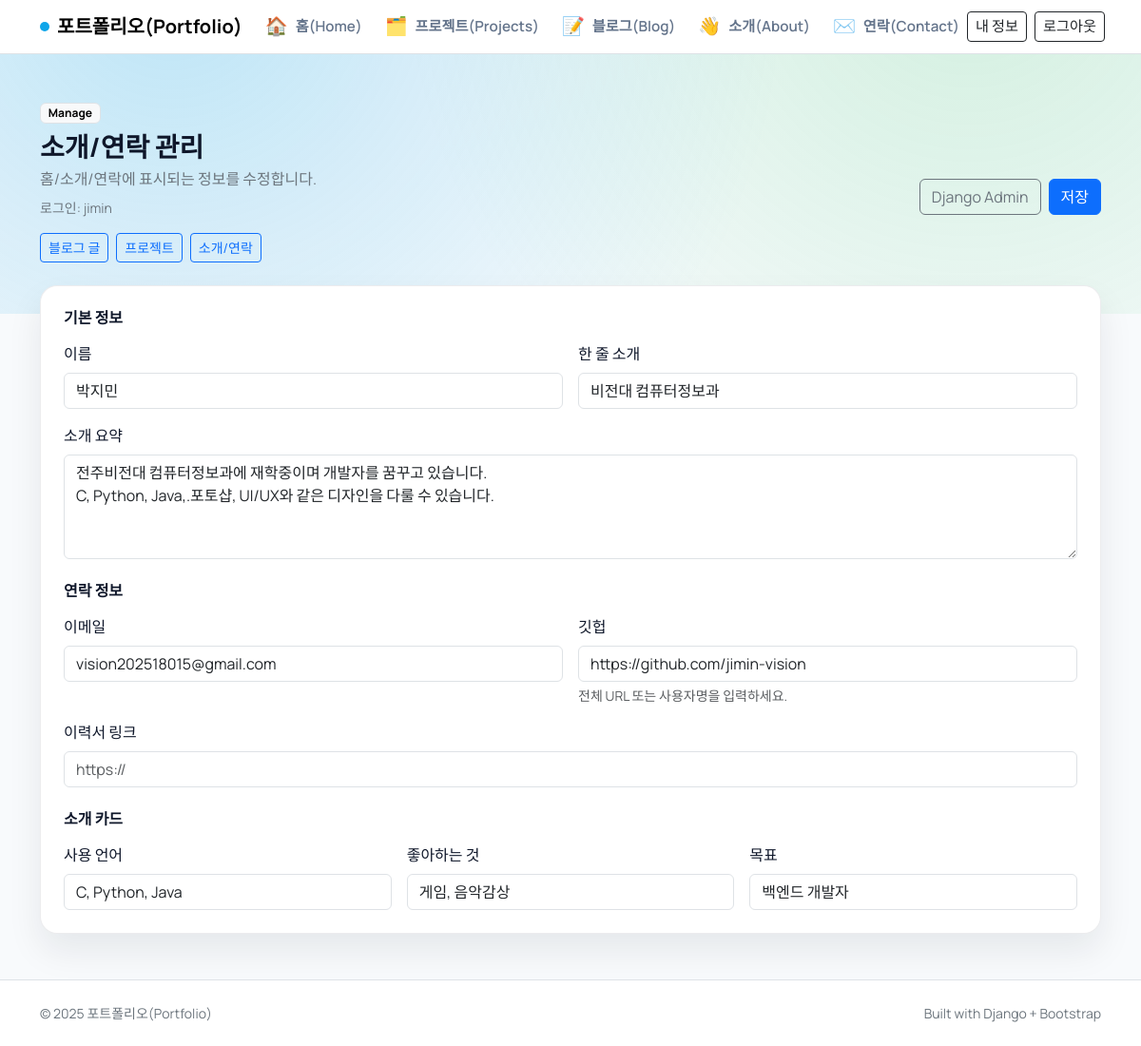
The app's page /manage/profile/ (signed in) with its own data.
### pages/models.py (models this page shows, shortened)
class Profile(models.Model):
    user = models.OneToOneField(
        settings.AUTH_USER_MODEL,
        on_delete=models.CASCADE,
        related_name="profile",
    )
    name = models.CharField(max_length=100, blank=True)
    headline = models.CharField(max_length=200, blank=True)
    summary = models.TextField(blank=True)
    email = models.EmailField(blank=True)
    github = models.CharField(max_length=200, blank=True)
    resume = models.URLField(blank=True)
    focus_language = models.CharField(max_length=200, blank=True)
    focus_interest = models.CharField(max_length=200, blank=True)
    focus_goal = models.CharField(max_length=200, blank=True)
    updated_at = models.DateTimeField(auto_now=True)

### pages/manage_views.py (the view)
@login_required
def manage_profile_edit(request):
    profile, _ = Profile.objects.get_or_create(
        user=request.user,
        defaults={"name": request.user.get_full_name() or request.user.username},
    )
    if request.method == "POST":
        form = ProfileForm(request.POST, instance=profile)
        if form.is_valid():
            form.save()
            messages.success(request, "소개/연락 정보가 저장되었습니다.")
            return redirect("manage_profile_edit")
    else:
        form = ProfileForm(instance=profile)
    return render(request, "pages/manage/profile_form.html", {"form": form})

### pages/templates/pages/manage/profile_form.html (shortened to what this page needs)
{% extends "blog/manage/base.html" %}
{% block manage_title %}소개/연락 관리{% endblock %}
{% block manage_description %}홈/소개/연락에 표시되는 정보를 수정합니다.{% endblock %}
{% block manage_actions %}
  <a class="btn btn-outline-secondary" href="/admin/">Django Admin</a>
  <button class="btn btn-primary" type="submit" form="profile-form">저장</button>
{% endblock %}
{% block manage_content %}
<form id="profile-form" class="surface p-4" method="post">
  <div class="mb-4">
    <h2 class="h6 fw-bold mb-3">기본 정보</h2>
    <div class="row g-3">
      <div class="col-md-6">
        <label class="form-label" for="{{ form.name.id_for_label }}">{{ form.name.label }}</label>
        {{ form.name }}
      </div>
      <div class="col-md-6">
        <label class="form-label" for="{{ form.headline.id_for_label }}">{{ form.headline.label }}</label>
        {{ form.headline }}
      </div>
      <div class="col-12">
        <label class="form-label" for="{{ form.summary.id_for_label }}">{{ form.summary.label }}</label>
        {{ form.summary }}
      </div>
    </div>
  </div>
  <div class="mb-4">
    <h2 class="h6 fw-bold mb-3">연락 정보</h2>
    <div class="row g-3">
      <div class="col-md-6">
        <label class="form-label" for="{{ form.email.id_for_label }}">{{ form.email.label }}</label>
        {{ form.email }}
      </div>
      <div class="col-md-6">
        <label class="form-label" for="{{ form.github.id_for_label }}">{{ form.github.label }}</label>
        {{ form.github }}
        {% if form.github.help_text %}
          <div class="form-text">{{ form.github.help_text }}</div>
        {% endif %}
      </div>
      <div class="col-12">
        <label class="form-label" for="{{ form.resume.id_for_label }}">{{ form.resume.label }}</label>
        {{ form.resume }}
      </div>
    </div>
  </div>
  <div>
    <h2 class="h6 fw-bold mb-3">소개 카드</h2>
    <div class="row g-3">
      <div class="col-md-4">
        <label class="form-label" for="{{ form.focus_language.id_for_label }}">{{ form.focus_language.label }}</label>
        {{ form.focus_language }}
      </div>
      <div class="col-md-4">
        <label class="form-label" for="{{ form.focus_interest.id_for_label }}">{{ form.focus_interest.label }}</label>
        {{ form.focus_interest }}
      </div>
      <div class="col-md-4">
        <label class="form-label" for="{{ form.focus_goal.id_for_label }}">{{ form.focus_goal.label }}</label>
        {{ form.focus_goal }}
      </div>
    </div>
  </div>
</form>
{% endblock %}

### blog/templates/blog/manage/base.html (shortened to what this page needs)
{% extends "blog/base.html" %}
{% block content %}
<section class="mb-4 fade-up">
  <span class="badge text-bg-light border mb-2">Manage</span>
  <div class="d-flex flex-wrap align-items-center justify-content-between gap-3">
    <div>
      <h1 class="h3 fw-bold mb-1">{% block manage_title %}콘텐츠 관리{% endblock %}</h1>
      <p class="text-secondary mb-0">{% block manage_description %}블로그/프로젝트/소개·연락을 관리합니다.{% endblock %}</p>
      <div class="small text-secondary mt-2">로그인: {{ request.user.username }}</div>
      <div class="d-flex flex-wrap gap-2 mt-3">
        <a class="btn btn-sm btn-outline-primary" href="{% url 'manage_post_list' %}">블로그 글</a>
        <a class="btn btn-sm btn-outline-primary" href="{% url 'manage_project_list' %}">프로젝트</a>
        <a class="btn btn-sm btn-outline-primary" href="{% url 'manage_profile_edit' %}">소개/연락</a>
      </div>
    </div>
    <div class="d-flex flex-wrap gap-2">
      {% block manage_actions %}{% endblock %}
    </div>
  </div>
</section>
{% block manage_content %}{% endblock %}
{% endblock %}

### blog/templates/blog/base.html (style rules this page uses)
:root { --ink: #0f172a; --muted: #64748b; --accent: #0ea5e9; --accent-2: #22c55e; --surface: #ffffff; --border: rgba(15, 23, 42, 0.08); --radius: 18px; }
body { font-family: "Manrope", sans-serif; color: var(--ink); background: #f8fafc; min-height: 100vh; }
body::before { content: ""; position: fixed; inset: -10% 0 auto 0; height: 55vh; background: radial-gradient(circle at 15% 20%, rgba(14, 165, 233, 0.25), transparent 60%), radial-gradient(circle at 85% 15%, rgba(34, 197, 94, 0.18), transparent 55%); z-index: -1; }
.surface { background: var(--surface); border: 1px solid var(--border); border-radius: var(--radius); box-shadow: 0 18px 36px rgba(15, 23, 42, 0.08); }
.fade-up { animation: fadeUp 0.7s ease both; }

### records on screen
Profile: name "박지민", headline "비전대 컴퓨터정보과", summary "전주비전대 컴퓨터정보과에 재학중이며 개발자를 꿈꾸고 있습니다. C, Python, Java,.포토샵, UI/UX와 같은 디자인을 다룰 수 있습니다.", email "vision202518015@gmail.com", github "https://github.com/jimin-vision", focus_language "C, Python, Java", focus_interest "게임, 음악감상", focus_goal "백엔드 개발자"

### other values on screen
{{ request.user.username }} "jimin"
